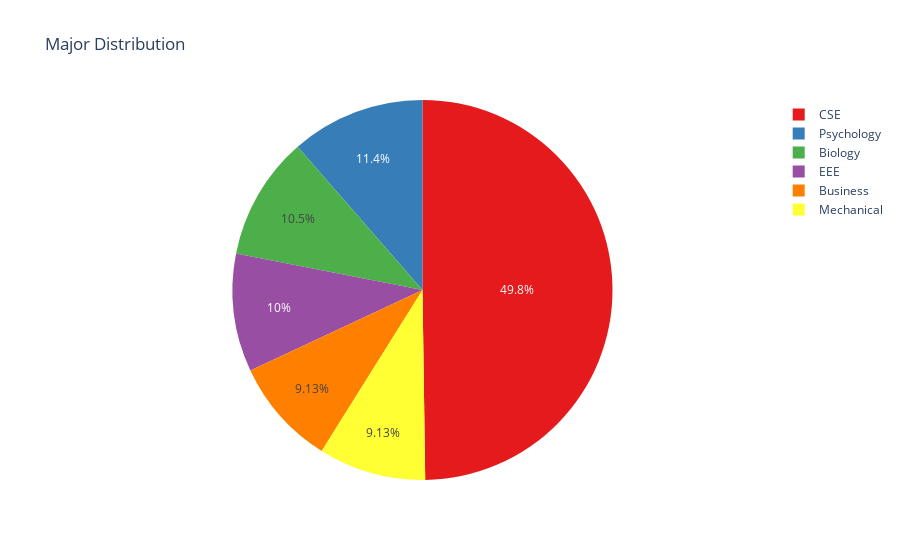

Write notebook code for a chart like this one.
### Markdown cell above
Most of the people post rarely on socical media, with a count of 107 which is approximately 48.93% of the dataset. Least of them post daily on social media, with a count of 3 which is approximately 1.36% of the dataset. it is seen that people maximum post sometimes in social media and the persons with often and regular posts are less in number.

### Code cell
df['major'] = df['major'].replace({
    'CSE': 'CSE',
    'Computer Science': 'CSE',
    'Computer Science & Engineering': 'CSE',
    'IT': 'CSE'
})
major_counts = df['major'].value_counts().reset_index()
major_counts.columns = ['major', 'Count']

# Create a pie chart
fig = px.pie(major_counts, 
             names='major', 
             values='Count', 
             title='Major Distribution',
             color='major', 
             color_discrete_sequence=px.colors.qualitative.Set1)

# Show the plot
fig.show()

### Figure 1 — Plotly figure (JSON) as saved in the notebook; plotly's stock layout.template omitted (floating-point values rounded to 4 significant figures)
{"data": [{"customdata": [["CSE"], ["Psychology"], ["Biology"], ["EEE"], ["Business"], ["Mechanical"]], "domain": {"x": [0, 1], "y": [0, 1]}, "hovertemplate": "major=%{customdata[0]}<br>Count=%{value}<extra></extra>", "labels": ["CSE", "Psychology", "Biology", "EEE", "Business", "Mechanical"], "legendgroup": "", "marker": {"colors": ["rgb(228,26,28)", "rgb(55,126,184)", "rgb(77,175,74)", "rgb(152,78,163)", "rgb(255,127,0)", "rgb(255,255,51)"]}, "name": "", "showlegend": true, "type": "pie", "values": [109, 25, 23, 22, 20, 20]}], "layout": {"legend": {"tracegroupgap": 0}, "piecolorway": ["rgb(228,26,28)", "rgb(55,126,184)", "rgb(77,175,74)", "rgb(152,78,163)", "rgb(255,127,0)", "rgb(255,255,51)", "rgb(166,86,40)", "rgb(247,129,191)", "rgb(153,153,153)"], "title": {"text": "Major Distribution"}}}
